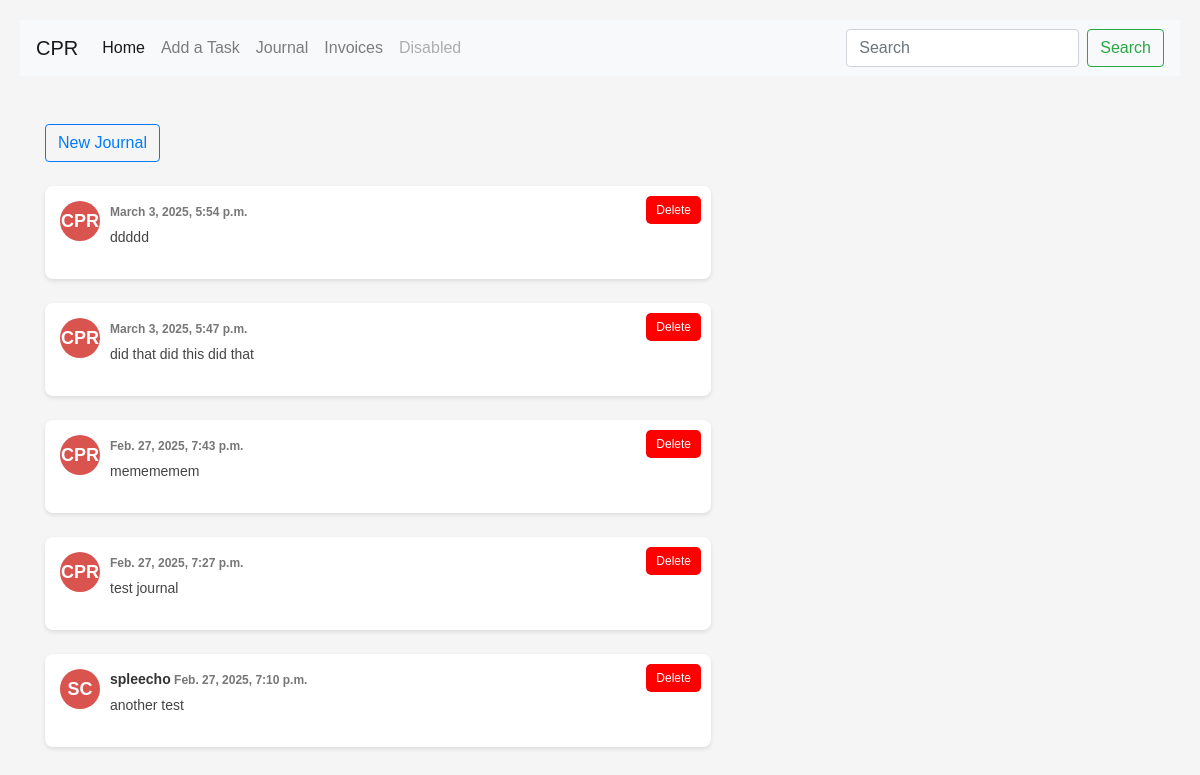
Page /journal (signed in) on the earlier database version.
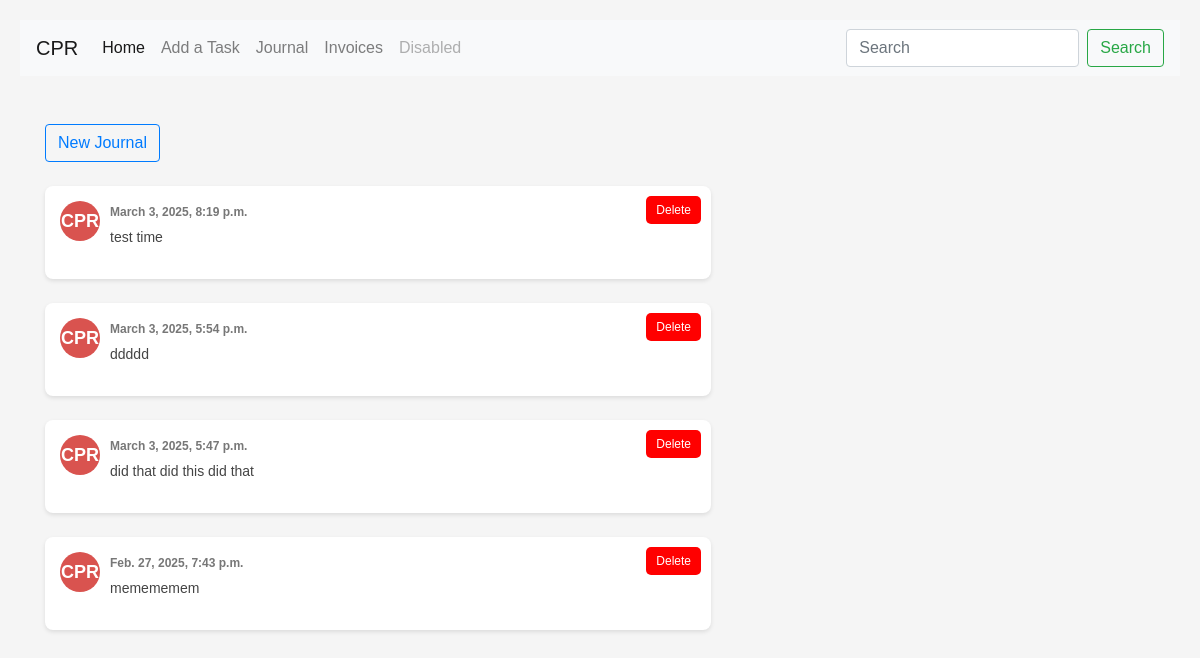
Same page on the later database version.
### task_app/models.py (models this page shows, shortened)
class Journal(models.Model):
	owner = models.ForeignKey(User, null=True, on_delete=models.SET_NULL)
	title = models.TextField(blank=True, null=True)
	notes = models.TextField(blank=False, null=False)
	date_created = models.DateTimeField(auto_now_add=True)

### task_app/views.py (the view)
# urls.py: path('journal', views.thread, name="journal"),
@login_required(login_url='login')
def thread(request):
    get_user = request.user
    pst_tz = pytz.timezone("America/Los_Angeles")
    all_threads = Journal.objects.order_by("-id")[:10]
    for thread in all_threads:
        if thread.date_created.tzinfo is None:
            thread.date_created = pytz.utc.localize(thread.date_created)
        thread.date_created = thread.date_created.astimezone(pst_tz)
        print(f"Converted date: {thread.date_created}")  # Debugging output
    context = {
        "all_threads": all_threads,
        "get_user": get_user,
    }
    return render(request, "thread.html", context)

### task_app/templates/thread.html (shortened to what this page needs)
{% extends "base.html" %}
{% block content %}
    <a href="{% url 'add_journal' %}" class="btn btn-outline-primary">New Journal</a></br></br>
    {% for thread in all_threads %}
    <div class="comment-box">
        {% if thread.owner.first_name %}
           <div class="profile-icon">{{ thread.owner.first_name|default:''|slice:":1" }}{{ thread.owner.last_name|default:''|slice:":1" }}</div>
        {% else %}
           <div class="profile-icon">CPR</div>
        {% endif %}
        <div class="comment-content">
            {% if thread.owner %}
                <div class="comment-header">{{ thread.owner }}<span class="timestamp"> {{ thread.date_created }}</span></div>
            {% else %}
                <div class="comment-header"><span class="timestamp"> {{ thread.date_created }}</span></div>
            {% endif %}
            <div class="comment-text">
                <strong></strong><p> {{ thread.notes }}</p>
            </div>
        </div>
        <form method="POST" action="{% url 'delete_journal' thread.id %}">
            <button type="submit" class="delete-btn">Delete</button>
        </form>
    </div></br>
    {% endfor %}
{% endblock %}

### task_app/templates/base.html (shortened to what this page needs)
<!doctype html>
<html lang="en">
  <head>
    <link rel="stylesheet" href="https://cdn.jsdelivr.net/npm/bootstrap@4.4.1/dist/css/bootstrap.min.css">
  </head>
  <body>
    {% include 'navbar.html' %}</br>
    <div class="container">
      {% block content %}
      {% endblock %}
    </div>
  </body>
</html>

### task_app/templates/navbar.html (shortened to what this page needs)
<nav class="navbar navbar-expand-lg navbar-light bg-light">
  <a class="navbar-brand" href="#">CPR</a>
  <div class="collapse navbar-collapse" id="navbarSupportedContent">
    <ul class="navbar-nav mr-auto">
      <li class="nav-item active">
        <a class="nav-link" href="{% url 'index' %}">Home <span class="sr-only">(current)</span></a>
      </li>
      <li class="nav-item">
        <a class="nav-link" href="{% url 'add_task' %}">Add a Task</a>
      </li>
      <li class="nav-item">
        <a class="nav-link" href="{% url 'journal' %}">Journal</a>
      </li>
      <li class="nav-item">
        <a class="nav-link" href="{% url 'invoices' %}">Invoices</a>
      </li>
      <li class="nav-item">
        <a class="nav-link disabled" href="#">Disabled</a>
      </li>
    </ul>
    <form class="form-inline my-2 my-lg-0">
      <input class="form-control mr-sm-2" type="search" placeholder="Search" aria-label="Search">
      <button class="btn btn-outline-success my-2 my-sm-0" type="submit">Search</button>
    </form>
  </div>
</nav>

### task_app/templates/thread.html (style rules this page uses)
body { font-family: Arial, sans-serif; background-color: #f5f5f5; padding: 20px; }
.comment-box { background: white; border-radius: 8px; padding: 15px; box-shadow: 0 2px 4px rgba(0, 0, 0, 0.1); display: flex; align-items: flex-start; width: 60%; position: relative; }
.profile-icon { width: 40px; height: 40px; background-color: #d9534f; color: white; font-weight: bold; font-size: 18px; display: flex; justify-content: center; align-items: center; border-radius: 50%; margin-right: 10px; flex-shrink: 0; }
.comment-content { flex-grow: 1; }
.comment-header { font-size: 14px; font-weight: bold; color: #333; }
.timestamp { font-size: 12px; color: #777; }
.comment-text { font-size: 14px; color: #444; margin-top: 5px; }
.delete-btn { background-color: red; color: white; border: none; padding: 5px 10px; border-radius: 5px; cursor: pointer; position: absolute; top: 10px; right: 10px; font-size: 12px; }

Differences in the rows shown:
removed Journal: shows "CPR", date_created "Feb. 27, 2025, 7:27 p.m.", notes "test journal"
removed Journal: owner.first_name "S", owner.last_name "C", owner "spleecho", date_created "Feb. 27, 2025, 7:10 p.m.", notes "another test"
added Journal: shows "CPR", date_created "March 3, 2025, 8:19 p.m.", notes "test time"
